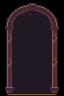

This is a level from a 2D game, rendered from its Tiled map with the project's own tilesets. A one-line summary and the complete map file follow:
An orthogonal 2x3 tile map with 32x32 px tiles, 1 tile layer (Assembly), 3 tilesets.

<map version="1.10" orientation="orthogonal" renderorder="right-down" width="2" height="3" tilewidth="32" tileheight="32" infinite="0" nextlayerid="2" nextobjectid="1">
  <tileset firstgid="1" source="../floors.tsx" />
  <tileset firstgid="321" source="../walls.tsx" />
  <tileset firstgid="961" source="../architecture.tsx" />
  <layer id="1" name="Assembly" width="2" height="3">
    <data encoding="csv">
1025,1026,
1041,1042,
1057,1058
</data>
  </layer>
</map>
